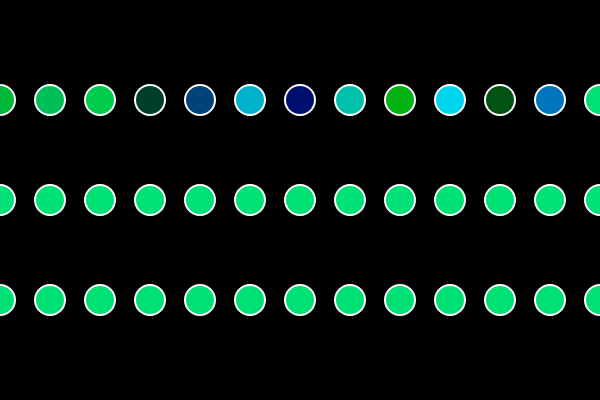
Frame 1 (no input)
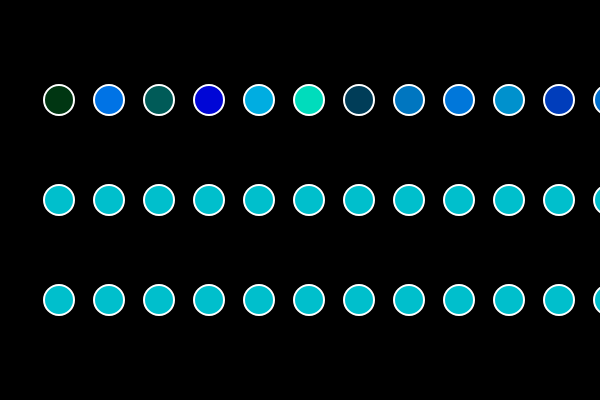
Frame 60 (no input)
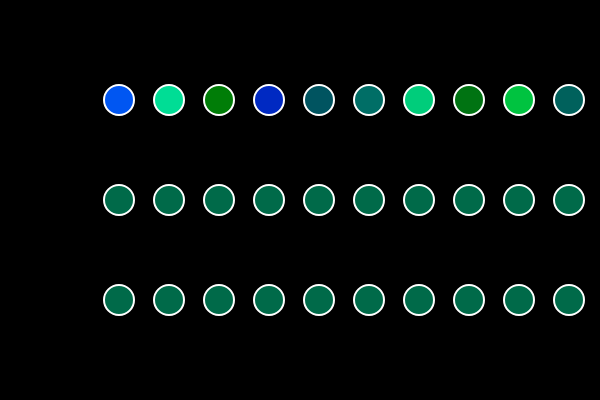
Frame 120 (the mouse pressed at the canvas centre since frame 60)

The p5.js sketch that drew these frames (run headless with seeded random() and noise() and a simulated clock; from frame 60 on, the mouse is pressed at the canvas centre):

// p5.js sketch
// ── sketch.js
var offset = 0;
var offset1 = 0;//new variables for other lines
var offset2 = 0;//new variables for other lines
 
function setup() {
  createCanvas(600, 400);  
}
 
function draw() {
  background(0);
  strokeWeight(2);
  stroke(255);
 
  for (var x = 0; x <= width; x += 50) {
    fill(0, random(255), random(255));
    ellipse(x + offset, 100, 30, 30);
  }
   
 
  
  for (var x = 0; x <= width; x += 50) {// this starts the secound line in the program
    fill(0, random,(255), random(255));
    ellipse(x + offset1, 200, 30, 30);
  }
  
  for (var x = 0; x <= width; x += 50) {// this starts the third line in the program
    fill(0, random,(255), random(255));
    ellipse(x + offset2, 300, 30, 30);
  }
  
  offset1 = offset1 + 1;
  offset = offset + 1;//movement
  offset2 = offset2 + 1;
}
